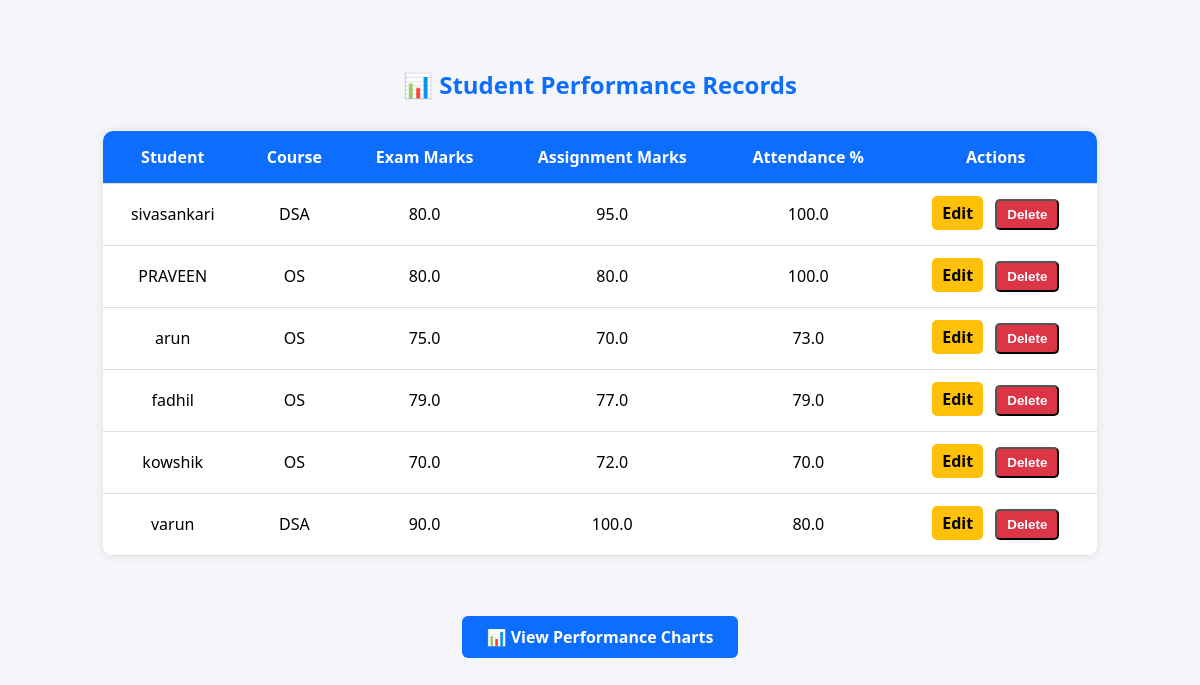
/view-performance/ (signed in), run on the app's committed database.
### student/models.py (models this page shows, shortened)
class Performance(models.Model):
    student = models.ForeignKey(Student, on_delete=models.CASCADE)
    course_name = models.CharField(max_length=100)
    exam_marks = models.FloatField()
    assignment_marks = models.FloatField()
    attendance_percent = models.FloatField()
    date_recorded = models.DateField(auto_now_add=True)

class Student(models.Model):
    name = models.CharField(max_length=100)
    email = models.EmailField(unique=True)
    dob = models.DateField()
    department = models.CharField(max_length=50)
    year_of_admission = models.IntegerField()
    phone = models.CharField(max_length=15)

### student/views.py (the view)
# urls.py: path('view-performance/', views.view_performance, name='view_performance'),
@login_required
def view_performance(request):
   performances = Performance.objects.all()
   return render(request, 'view_performance.html', {'performances': performances})

### student/templates/view_performance.html (shortened to what this page needs)
<!DOCTYPE html>
<html lang="en">
<head>
</head>
<body>
<h2>📊 Student Performance Records</h2>
<table>
    <tr>
        <th>Student</th>
        <th>Course</th>
        <th>Exam Marks</th>
        <th>Assignment Marks</th>
        <th>Attendance %</th>
        <th>Actions</th>
    </tr>
    {% for record in performances %}
    <tr>
        <td>{{ record.student.name }}</td>
        <td>{{ record.course_name }}</td>
        <td>{{ record.exam_marks }}</td>
        <td>{{ record.assignment_marks }}</td>
        <td>{{ record.attendance_percent }}</td>
        <td>
            <a class="action-btn edit-btn" href="{% url 'update_student' record.student.id %}">Edit</a>
            <form method="POST" action="{% url 'delete_student' record.student.id %}" style="display:inline;">
                <button type="submit" class="action-btn delete-btn" onclick="return confirm('Delete this student?')">Delete</button>
            </form>
        </td>
    </tr>
    {% endfor %}
</table>
<div style="text-align: center; margin-top: 30px;">
    <a href="{% url 'performance_charts' %}" class="btn-chart">📊 View Performance Charts</a>
</div>
</body>
</html>

### student/templates/view_performance.html (style rules this page uses)
body { font-family: 'Segoe UI', sans-serif; background-color: #f4f6f9; padding: 40px; text-align: center; }
h2 { color: #0d6efd; margin-bottom: 30px; }
table { width: 90%; margin: auto; border-collapse: collapse; background-color: #fff; border-radius: 10px; overflow: hidden; box-shadow: 0 0 10px rgba(0,0,0,0.1); }
th, td { padding: 15px; border-bottom: 1px solid #ddd; text-align: center; }
th { background-color: #0d6efd; color: white; }
.action-btn { padding: 6px 10px; border-radius: 5px; font-weight: bold; text-decoration: none; margin: 0 4px; }
.edit-btn { background-color: #ffc107; color: black; }
.delete-btn { background-color: #dc3545; color: white; }
.btn-chart { background-color: #0d6efd; color: white; margin: 30px auto; padding: 10px 25px; border-radius: 6px; font-weight: bold; text-decoration: none; transition: background 0.3s; display: inline-block; }

### data on the page
Performance: student.name "sivasankari", course_name "DSA", exam_marks "80.0", assignment_marks "95.0", attendance_percent "100.0"
Performance: student.name "PRAVEEN", course_name "OS", exam_marks "80.0", assignment_marks "80.0", attendance_percent "100.0"
Performance: student.name "arun", course_name "OS", exam_marks "75.0", assignment_marks "70.0", attendance_percent "73.0"
Performance: student.name "fadhil", course_name "OS", exam_marks "79.0", assignment_marks "77.0", attendance_percent "79.0"
Performance: student.name "kowshik", course_name "OS", exam_marks "70.0", assignment_marks "72.0", attendance_percent "70.0"
Performance: student.name "varun", course_name "DSA", exam_marks "90.0", assignment_marks "100.0", attendance_percent "80.0"
